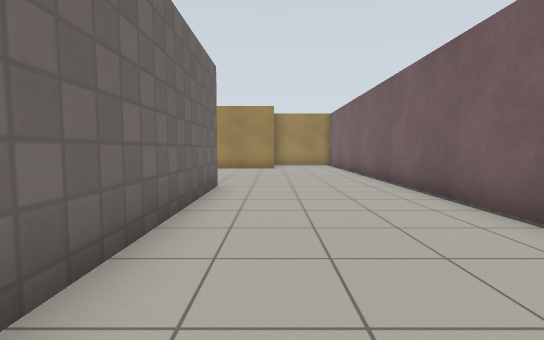
[1] (above)

21 first-person views from a walk through a world built for the Gazebo simulator. The camera is 0.94 m above the floor, tilts 4° down and sees 85° across. The floor is counted in squares, 1 m on a side. Each view is taken from the middle of a square. On the plan, view 1 faces up. The plan holds only what a view shows up to about 11 squares ahead; the rest is blank. Gazebo's built-in surfaces are drawn with simple patterns.

[2]
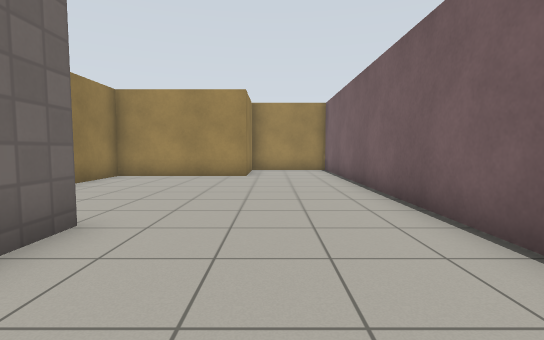

[3]
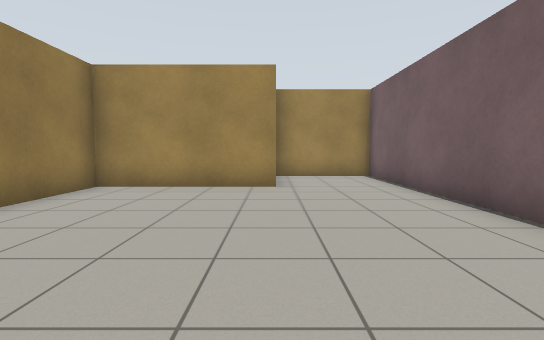

[4]
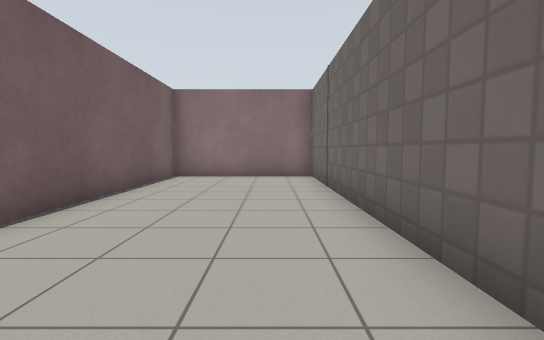

[5]
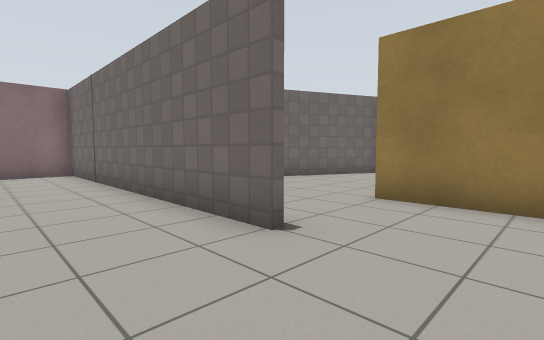

[6]
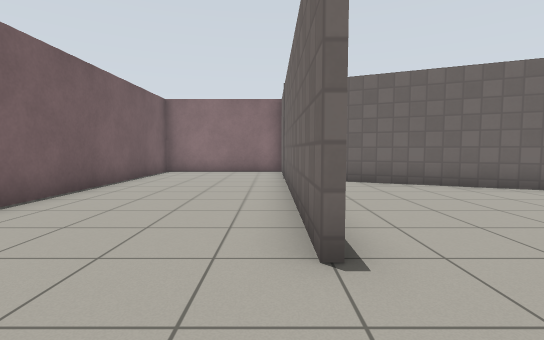

[7]
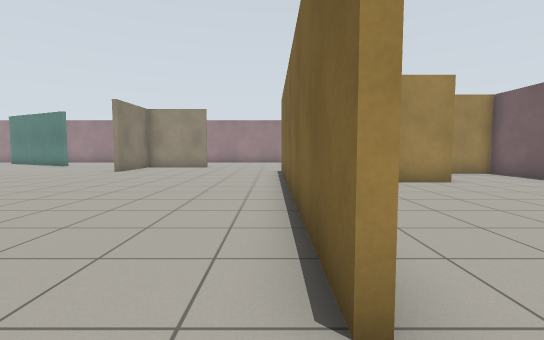

[8]
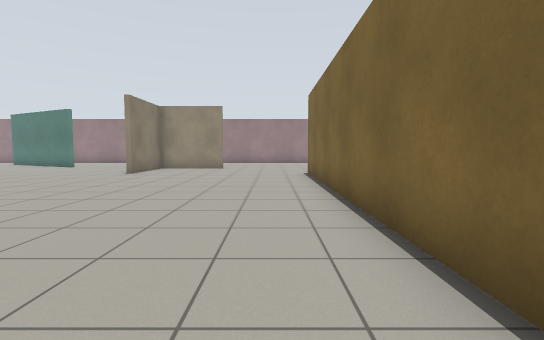

[9]
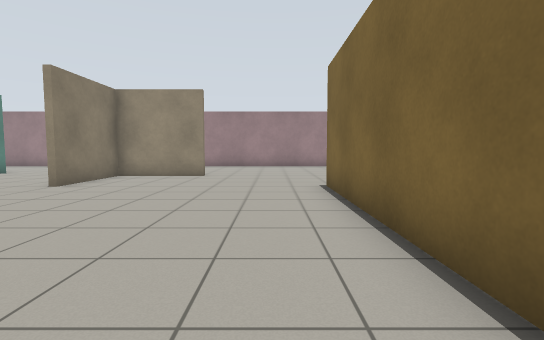

[10]
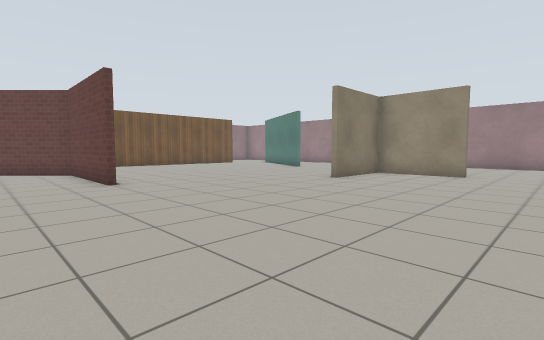

[11]
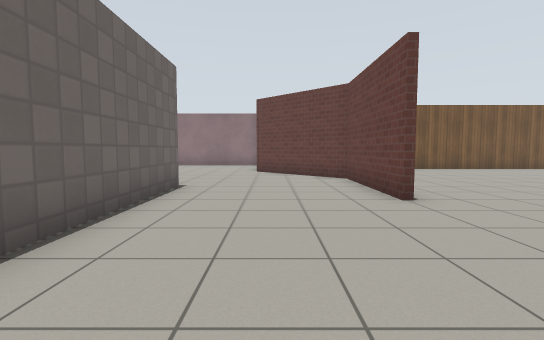

[12]
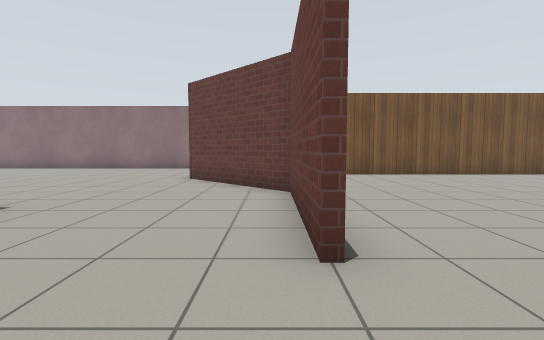

[13]
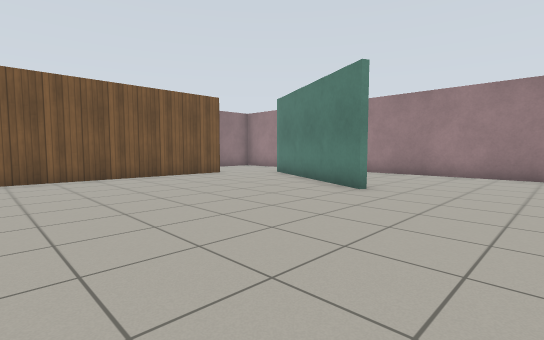

[14]
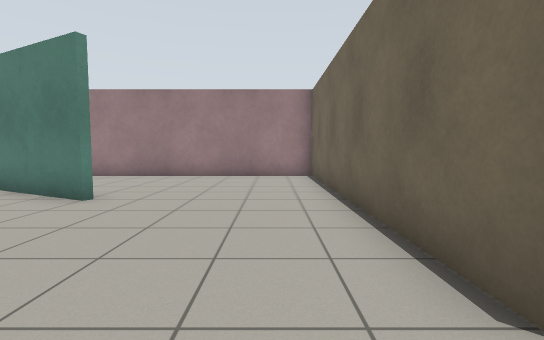

[15]
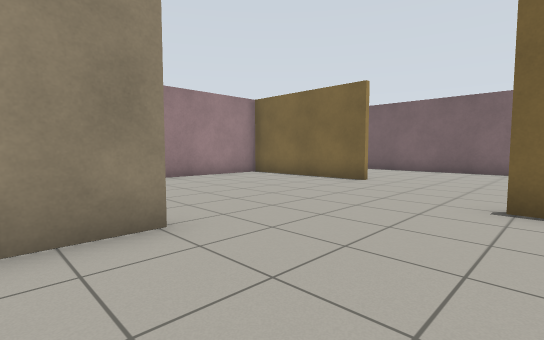

[16]
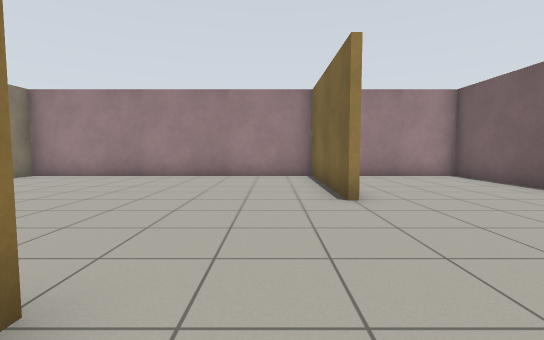

[17]
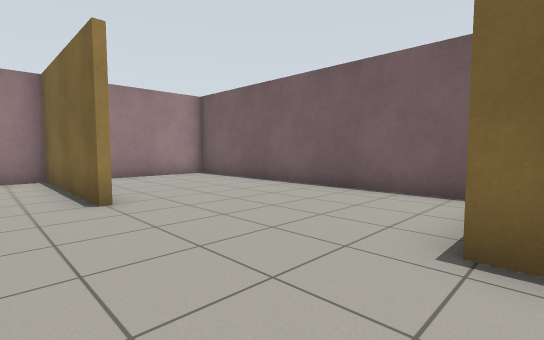

[18]
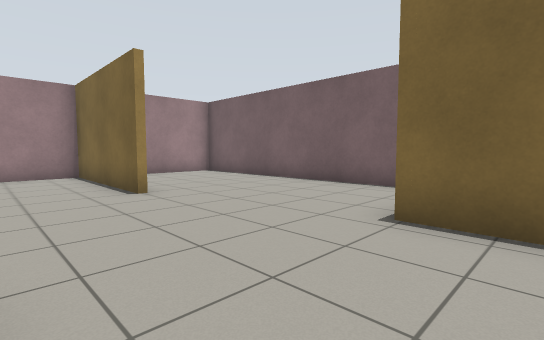

[19]
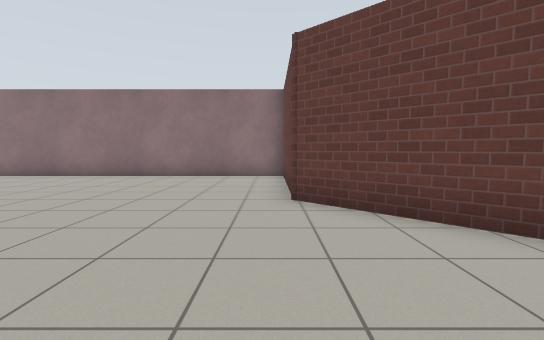

[20]
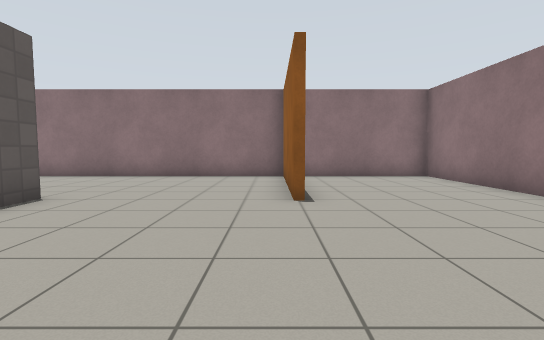

[21]
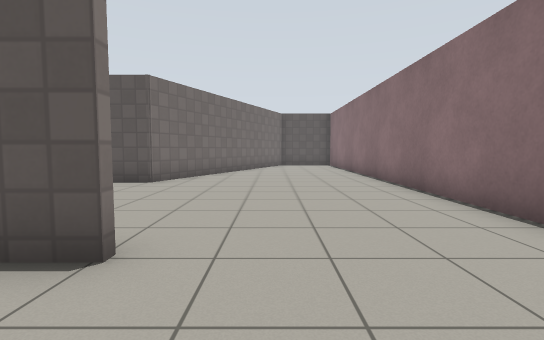

### Floor plan
Points are (right, up) in squares from view 1. A wall is a line through its corners. A room is listed if a view was taken in it or the views show most of it. See-through windows are left out.
Room 1 (views 1, 2, 3, 4, 5, 6)
walls: (-1.4, 7.6) (-1.4, -2.4) (3.4, -2.4) (3.4, 17.4) (0.1, 17.4); (-4.4, 9.9) (-4.4, 7.4); (0.1, 14.9) (0.1, 14.4) (-4.4, 14.4) (-4.4, 11.7)
ways out: opening at (-3.5, 6.5) to room 2
Room 2 (views 7, 8, 9, 10, 11, 12, 13, 14, 15, 16, 17, 18, 19, 20, 21)
walls: (-14.4, 12.4) (-18.5, 12.4) (-21.5, 9.4) (-25.9, 9.4); (-11.6, 18.4) (-11.6, 27.5); (-16.6, 7.6) (-11.5, 7.6); (-8.4, 21.4) (-11.4, 21.4) (-11.4, 18.4); (-4.6, 7.4) (-4.6, 18.6); (-8.3, 3.6) (-3.1, 1.3); (-16.3, 22.3) (-20.4, 24.3); (-7.8, 3.2) (-10.6, 4.4) (-10.6, 5.6); (-16.6, 2.4) (-16.6, 3.3); (-0.1, 16.1) (-0.1, 17.6); (-21.4, 2.6) (-21.4, -1.9); (-1.6, 22.4) (-1.6, 27.4) (-19.4, 27.4); (-23.1, 22.1) (-23.1, 14.7); (-11.4, 27.5) (-11.4, 26.5); (-26.4, 9.5) (-26.4, -2.4) (-22.1, -2.4); (3.4, 18.2) (3.4, 27.4) (0, 27.4); (-21.5, -2.4) (-7.9, -2.4)
ways out: opening at (-3.5, 6.5) to room 1

Where each view was taken, in squares from view 1:
view 1: 0 up, 0 right, facing up
view 2: 4 up, 1 right, facing up
view 3: 7 up, 0 right, facing up
view 4: 8 up, 0 right, facing down
view 5: 10 up, 1 right, facing down-left
view 6: 10 up, 1 left, facing down
view 7: 6 up, 5 left, facing up
view 8: 7 up, 6 left, facing up
view 9: 11 up, 6 left, facing up
view 10: 10 up, 6 left, facing up-left
view 11: 10 up, 9 left, facing left
view 12: 12 up, 12 left, facing left
view 13: 16 up, 13 left, facing up-left
view 14: 17 up, 13 left, facing up
view 15: 18 up, 10 left, facing up-right
view 16: 17 up, 3 left, facing up
view 17: 17 up, 3 left, facing up-right
view 18: 16 up, 4 left, facing up-right
view 19: 9 up, 16 left, facing left
view 20: 8 up, 21 left, facing down
view 21: 1 up, 19 left, facing right
